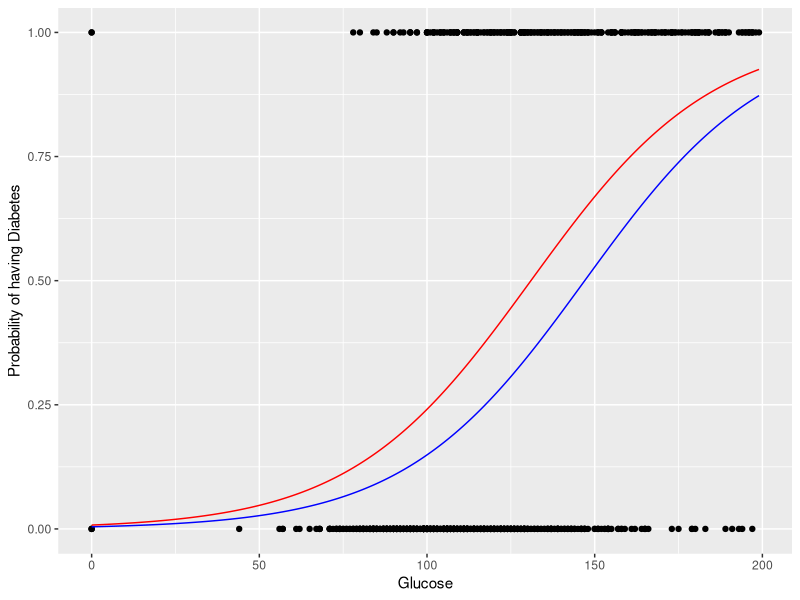
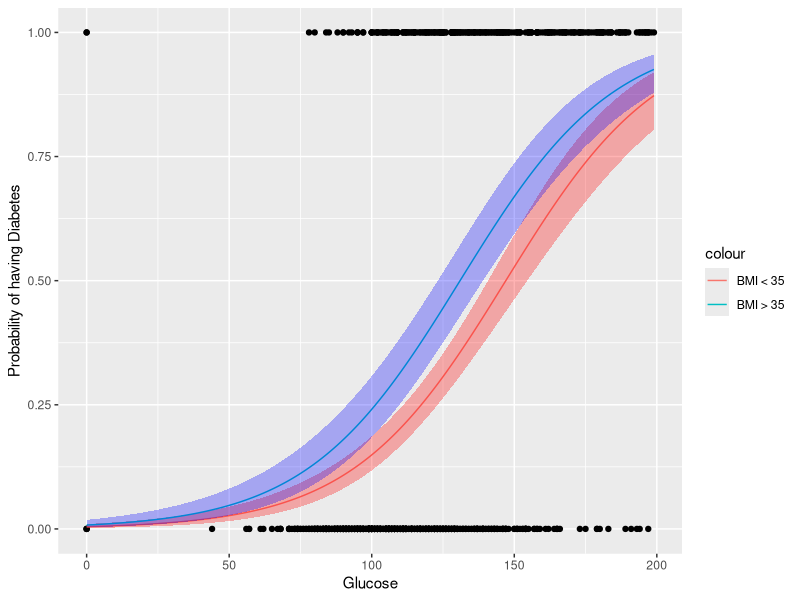
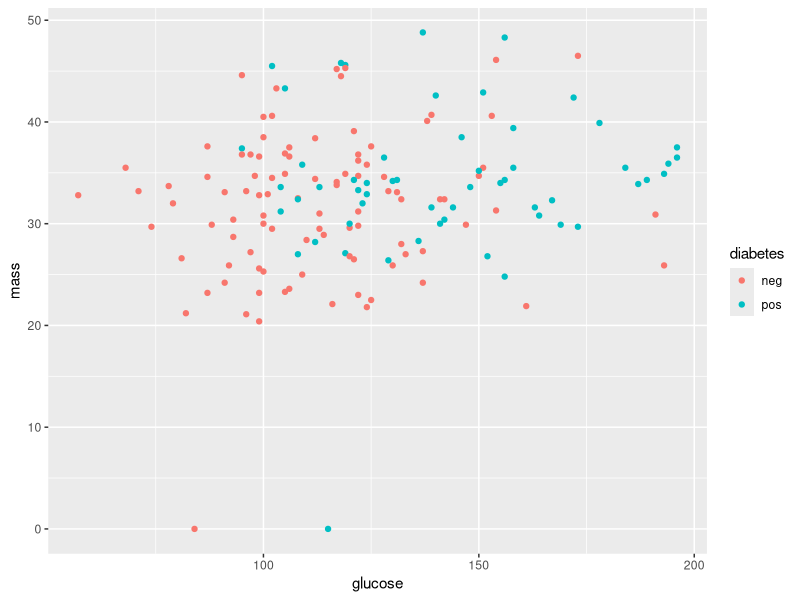
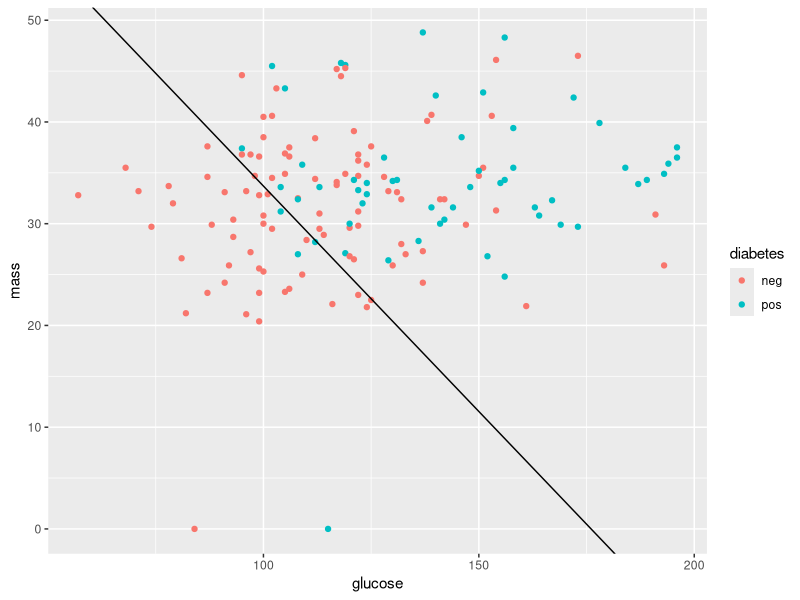

These charts were generated, in order, by the following R code:
## ---- chunk 1
library(mlbench)
library(ggplot2)
library(dplyr)
data("PimaIndiansDiabetes") #loads data under "name"
pimaData <- PimaIndiansDiabetes
#create new numeric col of all 1s
pimaData$response <- 1
#crate response col, transform string to categorical 
pimaData$response[pimaData$diabetes == 'neg'] <- 0
#bmi > 35 col
pimaData$bmi <- 0
pimaData$bmi[pimaData$mass > 35] <- 1

logRegMulti <- glm(response~glucose + bmi, data=pimaData, family="binomial")
summary(logRegMulti)

## ---- chunk 2
#Glucose for Low BMI
#       vector of 1s for intercept    vector of random glucose levels btw max and min        all bmi's > 35
BMILow <- cbind(rep(1,10000), seq(from=min(pimaData$glucose),to=max(pimaData$glucose),length.out=1000), rep(0, 10000))
lowPredxb <- BMILow%*%coef(logRegMulti)
lowPreds <-  1/(1+exp(-lowPredxb))
lowPredDF <- data.frame(x=BMILow[,2], preds=lowPreds)

#Glucose for High BMI
BMIHigh <- cbind(rep(1,10000), seq(from=min(pimaData$glucose),to=max(pimaData$glucose),length.out=1000), rep(1, 10000))
highPredxb <- BMIHigh%*%coef(logRegMulti)
highPreds <-  1/(1+exp(-highPredxb))
highPredDF <- data.frame(x=BMIHigh[,2], preds=highPreds)

ggplot() + 
  geom_point(data=pimaData,aes(y=response, x=glucose)) + 
  geom_line(data=lowPredDF,aes(x=x,y=lowPreds),color="Blue") +
  geom_line(data=highPredDF,aes(x=x,y=highPreds),color="Red") +
  labs(y="Probability of having Diabetes", x="Glucose") 
## ---- chunk 3
#CI Low BMI
lowSexb <- sqrt(diag(BMILow%*%vcov(logRegMulti)%*%t(BMILow)))
lowCixb <- cbind(lowPredxb-1.96*lowSexb,lowPredxb+1.96*lowSexb)
ciLow <- 1/(1+exp(-lowCixb))
lowPredDF <- lowPredDF %>% mutate(lb=ciLow[,1],ub=ciLow[,2])

#CI High BMI
highSexb <- sqrt(diag(BMIHigh%*%vcov(logRegMulti)%*%t(BMIHigh)))
highCixb <- cbind(highPredxb-1.96*highSexb,highPredxb+1.96*highSexb)
ciHigh <- 1/(1+exp(-highCixb))
highPredDF <- highPredDF %>% mutate(lb=ciHigh[,1],ub=ciHigh[,2])

ggplot() + 
  geom_point(data=pimaData,aes(y=response, x=glucose)) + 
  geom_line(data=lowPredDF,aes(x=x,y=lowPreds, color="BMI < 35")) +
  geom_ribbon(data=lowPredDF,aes(x=x,ymin=lb,ymax=ub),alpha=0.3,fill="Red") +
  geom_line(data=highPredDF,aes(x=x,y=highPreds, color="BMI > 35")) +
  geom_ribbon(data=highPredDF,aes(x=x,ymin=lb,ymax=ub),alpha=0.3,fill="Blue") +
  labs(y="Probability of having Diabetes", x="Glucose")
## ---- chunk 4
library(MASS)

set.seed(4)
train = sample(768, 768*.8)
train_set <- pimaData[train, ]
test_set <- pimaData[-train, ]

lda_fit <- lda(response ~ glucose + mass, data = pimaData,
    subset = train)
lda_fit
## ---- chunk 5
ggplot(test_set, aes(x=glucose,y=mass)) + geom_point(aes(color = diabetes))
## ---- chunk 6
Diabetic <- train_set$response == 1
NonDiabetic <- train_set$response == 0

Diabetic.df <- train_set[Diabetic, ]
NonDiabetic.df <- train_set[NonDiabetic, ]

x1 <- as.matrix(Diabetic.df[,c("glucose","mass")])
x2 <- as.matrix(NonDiabetic.df[,c("glucose","mass")])

pi1 = 0.6465798
pi2 = 0.3534202 

mu1hat <- colMeans(x1)
mu2hat <- colMeans(x2)
Sigmahat <- cov(rbind(x1,x2))
intercept <- c(log(pi1/pi2) - 0.5*t(mu1hat+mu2hat)%*%solve(Sigmahat)%*%(mu1hat-mu2hat))
slope <- solve(Sigmahat)%*%(mu1hat-mu2hat)

b0 <- intercept/(-slope[2])
b1 <- slope[1]/(-slope[2])

#Plotting
ggplot(test_set, aes(x=glucose,y=mass)) + geom_point(aes(color = diabetes)) +
  geom_abline(intercept=b0,slope=b1)


## ---- chunk 7
lda_pred <- predict(lda_fit, newdata = test_set)
temp_table <- table(lda_pred$class, test_set$response)
temp_table

#Calculating accuracy
mean(lda_pred$class == test_set$response)
## ---- chunk 8
qda_fit <- qda(response ~ glucose + mass, data = pimaData,
    subset = train)
qda_fit
## ---- chunk 9
# OLD CODE
#temp_table <- table(Wage$hi,round(predict(logReg,type='response')))
#temp_table

# NEW CODE
qda_pred <- predict(qda_fit, newdata = test_set)
temp_table2 <- table(qda_pred$class, test_set$response)
temp_table2
## ---- chunk 10
mean(qda_pred$class == test_set$response)
